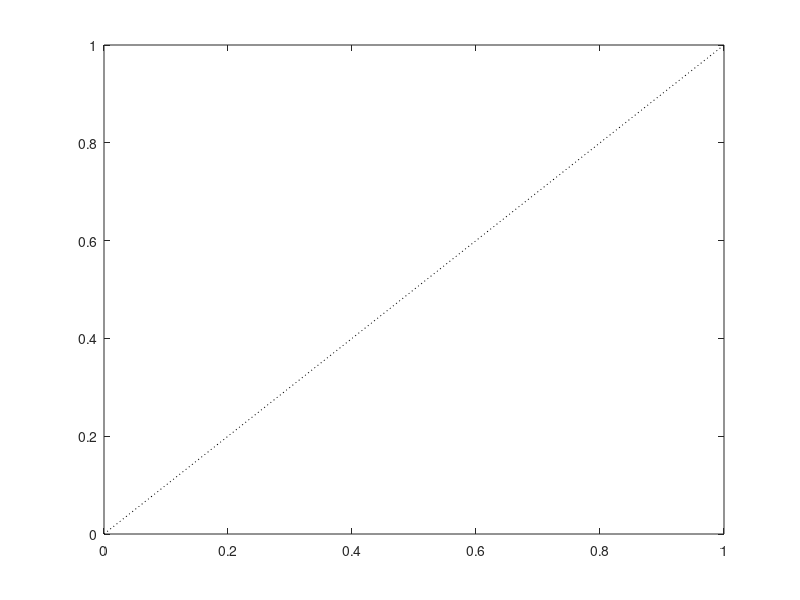

The MATLAB source for this figure:
function [  ] = UnityLine(  )
%UNTITLED Summary of this function goes here
%   Detailed explanation goes here

xrange = get(gca,'xlim');
yrange = get(gca,'ylim');

plot([min([xrange yrange]) max([xrange yrange])],...
    [min([xrange yrange]) max([xrange yrange])],'k:')

end

